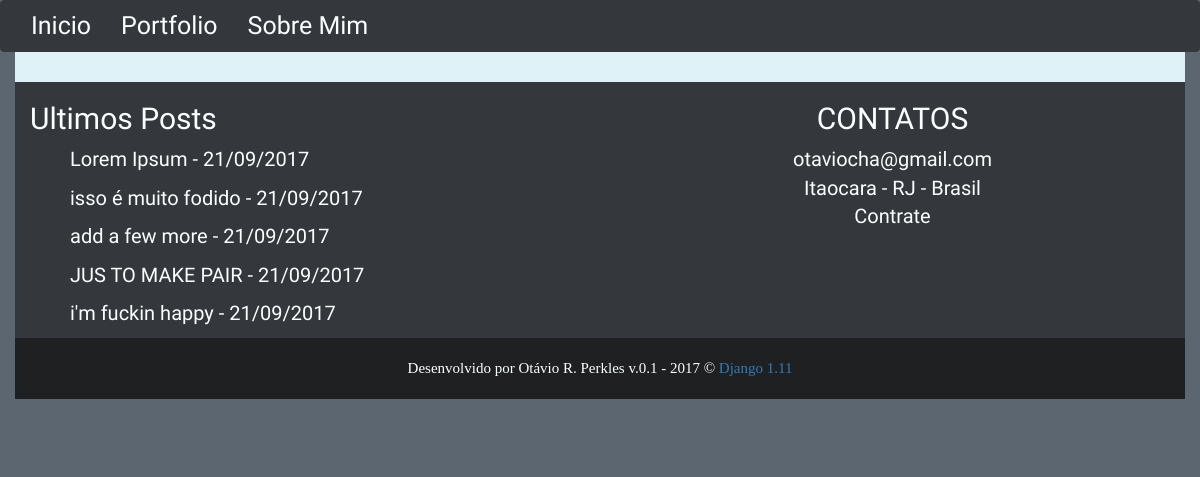
The page /sobremim on the database as committed earlier.
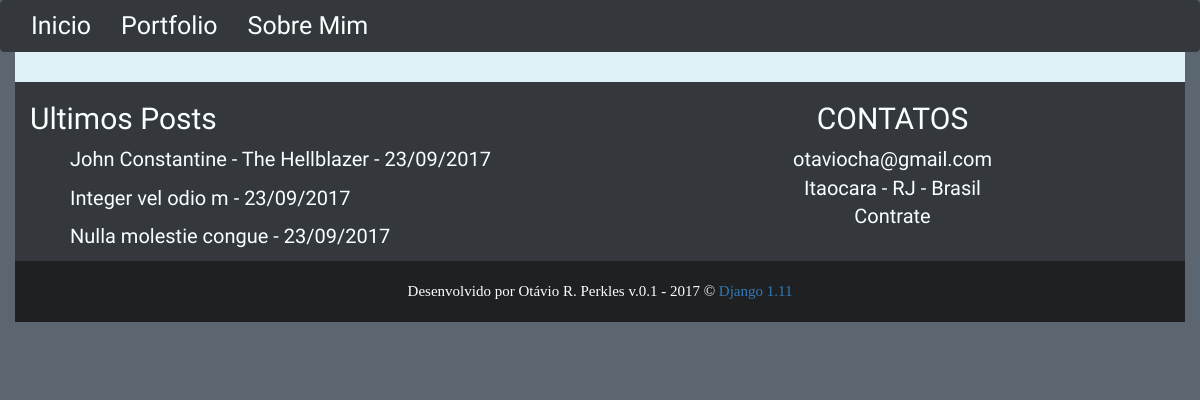
The same page on the database as committed later.
### content/models.py (models this page shows, shortened)
class Article(models.Model):
	titulo = models.CharField(max_length=200)
	photo = models.FileField(upload_to='static', null=True, blank=True) #procurar como fica em produção
	autor = models.CharField(max_length=30)
	corpo = tinymce_models.HTMLField(null=True, blank=True) #Tinymce field
	data = models.DateField()
	tag = models.CharField(max_length=30)
	class Meta:
		ordering = ['-data'] #Ordena minha classe artigo no queryset por data

### about_me/views.py (the view)
# urls.py: url(r'^', views.sobremim_page),
def sobremim_page(request):
	menu = Article.objects.all()
	bio = SobreMim.objects.all()
	context = {'bio': bio, 'menu':menu}
	return render(request, 'sobremim.html', context)

### templates/sobremim.html (shortened to what this page needs)
{% extends "index.html"%}
{% block sobremim %}
<div class='row'>
	<div id='artigo' class='col-lg-12 col-md-12 col-sm-12'>
{% endblock %}

### templates/index.html (shortened to what this page needs)
{% load static %}
<!DOCTYPE html>
<html lang="pt-br">
	<head>
		<link rel="stylesheet" href="{% static 'css/bootstrap.css' %}">
		<link rel="stylesheet" href="{% static 'css/meucss.css' %}">
		<link href="//netdna.bootstrapcdn.com/font-awesome/3.2.1/css/font-awesome.css" rel="stylesheet">
	</head>
	<body>
		<nav class="navbar navbar-default" role="navigation">
			<div class="navbar-collapse collapse">
				<ul class="nav navbar-nav navbar-left">
					<li><a href="http://127.0.0.1:8000/"> Inicio</a></li>
					<li><a href="http://127.0.0.1:8000/portfolio">Portfolio</a></li>
					<li><a href="http://127.0.0.1:8000/sobremim">Sobre Mim</a></li>
				</ul>
				<ul class="nav navbar-nav navbar-right">
					<li><a href="https://github.com/Perkles" target="_blank" class="icon-github"></a></li>
					<li><a href="https://twitter.com/ZurykMalkin" target="_blank" class="icon-twitter"></a></li>
					<li><a href="https://www.linkedin.com/in/ot%C3%A1vio-reis-perkles-695913141/" target="_blank" class="icon-linkedin"></a></li>
					<li><a href="https://pt.stackoverflow.com/users/92077/ot%C3%A1vio-reis-perkles?tab=profile" target="_blank" class="icon-stackexchange"></a></li>
				</ul>
			</div>
		</nav>
		<div class='base container'>
			{% block sobremim %}{% endblock %}
		</div>
		<div class='pre_footer'>
			<div class='container'>
				<div class='row' >
					<div class='col-lg-6 col-md-6 col-sm-6'>
						<h2>Ultimos Posts</h2>
						{% for item in menu%}
							<ul>
								<li><a href="/artigos/{{item.id}}">{{item.titulo}} - {{item.data}}</a></li>
							</ul>
						{% endfor %}
					</div>
					<div class='contato'>
						<div class='col-lg-6 col-md-6 col-sm-6'>
							<h2>CONTATOS</h2>
							 otaviocha@gmail.com
							<br>
							 Itaocara - RJ - Brasil
							<br>
							 Contrate
						</div>
					</div>
				</div>
			</div>
		</div>
		<div class='footer'>
			Desenvolvido por Otávio R. Perkles v.0.1 - 2017 &copy
			<a href="https://www.djangoproject.com/">Django 1.11</a>
		</div>
	</body>
</html>

Rows that differ between the two databases and show on the page:
removed Article: titulo "Lorem Ipsum", data "21/09/2017"
removed Article: titulo "isso é muito fodido", data "21/09/2017"
removed Article: titulo "add a few more", data "21/09/2017"
removed Article: titulo "JUS TO MAKE PAIR", data "21/09/2017"
removed Article: titulo "i'm fuckin happy", data "21/09/2017"
added Article: titulo "John Constantine - The Hellblazer", data "23/09/2017"
added Article: titulo "Integer vel odio m", data "23/09/2017"
added Article: titulo "Nulla molestie congue", data "23/09/2017"
